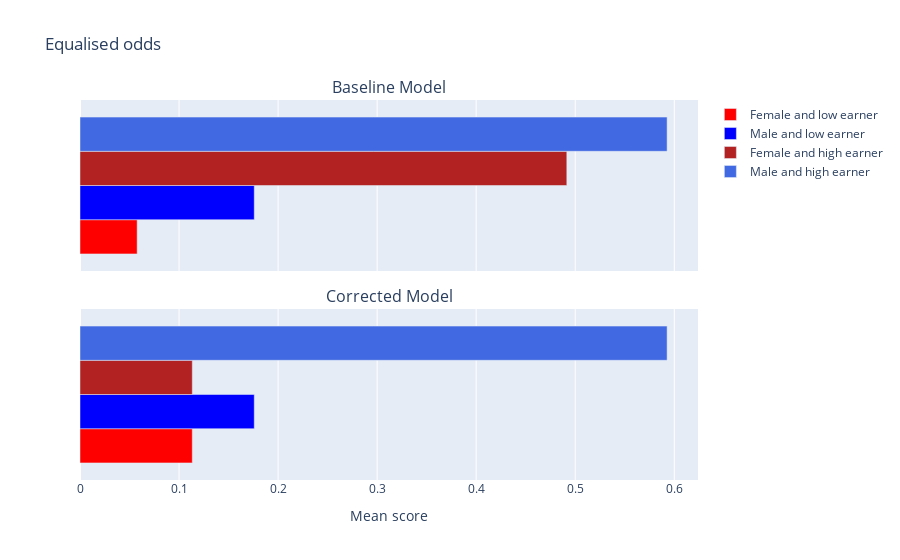

Here is the notebook cell this chart was saved with:
### Code cell
eo_bar = group_bar_plots(
    np.concatenate([bl_test_probs, test_probs]),
    np.tile(test.sex.map({0: "Female", 1: "Male"}), 2),
    groups=np.concatenate(
        [np.zeros_like(bl_test_probs), np.ones_like(test_probs)]
    ),
    group_names=["Baseline", "Pleiss"],
    title="Mean scores by sex",
    xlabel="Mean score",
    ylabel="Method",
)
eo_bar

### Figure 1 — Plotly figure (JSON) as saved in the notebook; plotly's stock layout.template omitted (floating-point values rounded to 4 significant figures)
{"data": [{"marker": {"color": "red"}, "name": "Female and low earner", "orientation": "h", "showlegend": true, "type": "bar", "width": [0.2, 0.2], "x": [0.05771], "xaxis": "x", "y": [""], "yaxis": "y"}, {"marker": {"color": "blue"}, "name": "Male and low earner", "orientation": "h", "showlegend": true, "type": "bar", "width": [0.2, 0.2], "x": [0.1759], "xaxis": "x", "y": [""], "yaxis": "y"}, {"marker": {"color": "firebrick"}, "name": "Female and high earner", "orientation": "h", "showlegend": true, "type": "bar", "width": [0.2, 0.2], "x": [0.4915], "xaxis": "x", "y": [""], "yaxis": "y"}, {"marker": {"color": "royalblue"}, "name": "Male and high earner", "orientation": "h", "showlegend": true, "type": "bar", "width": [0.2, 0.2], "x": [0.5928], "xaxis": "x", "y": [""], "yaxis": "y"}, {"marker": {"color": "red"}, "name": "Female and low earner", "orientation": "h", "showlegend": false, "type": "bar", "width": [0.2, 0.2], "x": [0.1134], "xaxis": "x2", "y": [""], "yaxis": "y2"}, {"marker": {"color": "blue"}, "name": "Male and low earner", "orientation": "h", "showlegend": false, "type": "bar", "width": [0.2, 0.2], "x": [0.1759], "xaxis": "x2", "y": [""], "yaxis": "y2"}, {"marker": {"color": "firebrick"}, "name": "Female and high earner", "orientation": "h", "showlegend": false, "type": "bar", "width": [0.2, 0.2], "x": [0.1134], "xaxis": "x2", "y": [""], "yaxis": "y2"}, {"marker": {"color": "royalblue"}, "name": "Male and high earner", "orientation": "h", "showlegend": false, "type": "bar", "width": [0.2, 0.2], "x": [0.5928], "xaxis": "x2", "y": [""], "yaxis": "y2"}], "layout": {"annotations": [{"font": {"size": 16}, "showarrow": false, "text": "Baseline Model", "x": 0.5, "xanchor": "center", "xref": "paper", "y": 1, "yanchor": "bottom", "yref": "paper"}, {"font": {"size": 16}, "showarrow": false, "text": "Corrected Model", "x": 0.5, "xanchor": "center", "xref": "paper", "y": 0.45, "yanchor": "bottom", "yref": "paper"}], "title": {"text": "Equalised odds"}, "xaxis": {"anchor": "y", "domain": [0, 1], "matches": "x2", "showticklabels": false}, "xaxis2": {"anchor": "y2", "domain": [0, 1], "title": {"text": "Mean score"}}, "yaxis": {"anchor": "x", "domain": [0.55, 1]}, "yaxis2": {"anchor": "x2", "domain": [0, 0.45]}}}
